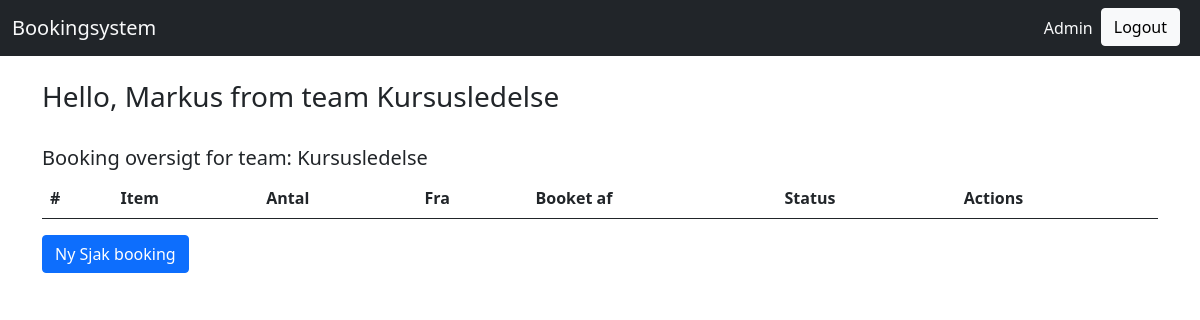
Before: /Sjak/Sjak/SjakBooking/ (signed in) with the older database file.
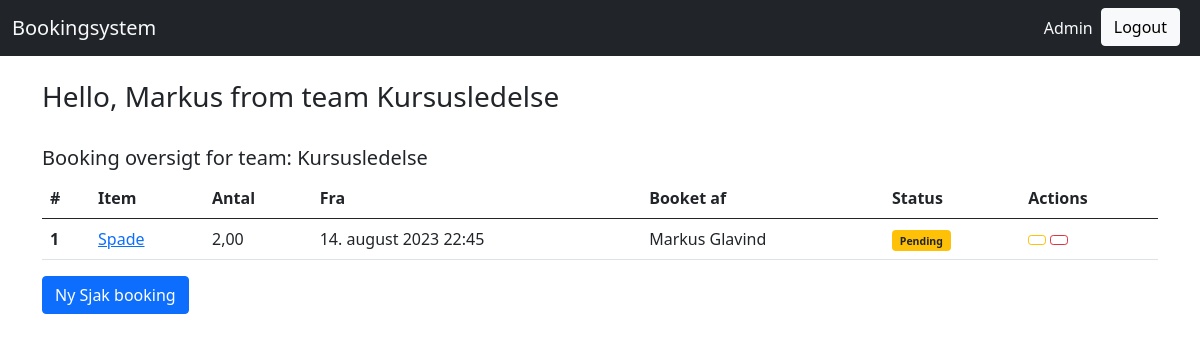
After: the same page with the newer database file.
### Sjak/models.py (models this page shows, shortened)
class SjakBooking(models.Model):
    team = models.ForeignKey("organization.Team", on_delete=models.CASCADE)
    item = models.ForeignKey("Sjak.SjakItem", on_delete=models.CASCADE)
    team_contact = models.ForeignKey("organization.Volunteer", on_delete=models.CASCADE)
    STATUS_CHOICES = (
        ('Pending', 'Pending'),
        ('Approved', 'Approved'),
        ('Rejected', 'Rejected'),
    )
    use_date = models.DateTimeField()
    quantity = models.DecimalField(max_digits=10, decimal_places=2)
    created = models.DateTimeField(auto_now_add=True, editable=False)
    last_updated = models.DateTimeField(auto_now=True, editable=False)
    status = models.CharField(max_length=10, choices=STATUS_CHOICES, default='Pending')
    remarks = models.TextField(blank=True)  # Blank allows for an empty value
    class Meta:
        pass
    def get_absolute_url(self):
        return reverse("Sjak_SjakBooking_detail", args=(self.pk,))
    def approve_bookings(self, request, queryset):
        queryset.update(status="Approved")
    approve_bookings.short_description = "Approve selected bookings"
    def reject_bookings(self, request, queryset):
        queryset.update(status="Rejected")
    reject_bookings.short_description = "Rejected selected bookings"

class SjakItem(models.Model):
    type = models.ForeignKey("Sjak.SjakItemType", on_delete=models.CASCADE)
    name = models.CharField(max_length=100)
    description = models.TextField(max_length=500)
    created = models.DateTimeField(auto_now_add=True, editable=False)
    last_updated = models.DateTimeField(auto_now=True, editable=False)
    class Meta:
        pass
    def __str__(self):
        return str(self.name)

### organization/models.py (models this page shows, shortened)
class Volunteer(AbstractUser):
    username = models.CharField(max_length=30, unique=True)
    first_name = models.CharField(max_length=30)
    created = models.DateTimeField(auto_now_add=True, editable=False)
    last_name = models.CharField(max_length=30)
    last_updated = models.DateTimeField(auto_now=True, editable=False)
    email = models.EmailField()
    class Meta:
        pass
    def __str__(self):
        return f"{self.first_name} {self.last_name}"

### Sjak/views.py (the view, shortened to what this page needs)
# urls.py: path("Sjak/SjakBooking/", views.SjakBookingListView.as_view(), name="Sjak_SjakBooking_list"),
class SjakBookingListView(generic.ListView):
    model = models.SjakBooking
    form_class = forms.SjakBookingForm

### Sjak/templates/Sjak/sjakbooking_list.html (shortened to what this page needs)
{% extends "base.html" %}
{% block content %}
{% load bootstrap_icons %}
<br>
{% if request.user.is_authenticated %}
      <h5>Booking oversigt for team: {% with volunteer_team_memberships=request.user.teammembership_set.all %}
          {% if volunteer_team_memberships %}
              {{ volunteer_team_memberships.first.team.name }}
          {% endif %}
          {% endwith %}</h5>
  {% endif %}
<table class="table">
  <thead>
    <tr>
      <th scope="col">#</th>
      <th scope="col">Item</th>
      <th scope="col">Antal</th>
      <th scope="col">Fra</th>
      <th scope="col">Booket af</th>
      <th scope="col">Status</th>
      <th scope="col">Actions</th>
    </tr>
  </thead>
  <tbody>
    {% for object in object_list %}
    {% with booking_team_membership=object.team.teammembership_set.first %}
    {% if booking_team_membership.member == request.user %}
      <tr>
        <th scope="row">{{ object.id}}</th>
        <td><a href="{{object.get_absolute_url}}">{{object.item}}</a>  </td>
        <td>{{object.quantity}}</td>
        <td>{{object.use_date}}</td>
        <td>{{object.team_contact}}</td>
        <td>
          {% if object.status == 'Pending' %}
              <span class="badge bg-warning text-dark">
                  <small>Pending</small>
              </span>
          {% elif object.status == 'Approved' %}
              <span class="badge bg-success">
                  <small>Approved</small>
              </span>
          {% elif object.status == 'Rejected' %}
              <span class="badge bg-danger">
                  <small>Rejected</small>
              </span>
          {% endif %}
      </td>
        <td>
          <a href="{% url 'Sjak_SjakBooking_update' object.pk %}" class="btn btn-outline-warning btn-sm">
          </a>
          <a href="{% url 'Sjak_SjakBooking_delete' object.pk %}" class="btn btn-outline-danger btn-sm">
          </a>
      </td>
      </tr>
      {% endif %}
      {% endwith %}
    {% endfor %}
  </tbody>
</table>
<div>
  <a class="btn btn-primary"
    href="{% url 'Sjak_SjakBooking_create' %}">
  Ny Sjak booking
  </a>
</div>
{% endblock %}

Changed rows visible on the page:
added SjakBooking: id "1", item "Spade", quantity "2,00", use_date "14. august 2023 22:45", team_contact "Markus Glavind", status "Pending"
